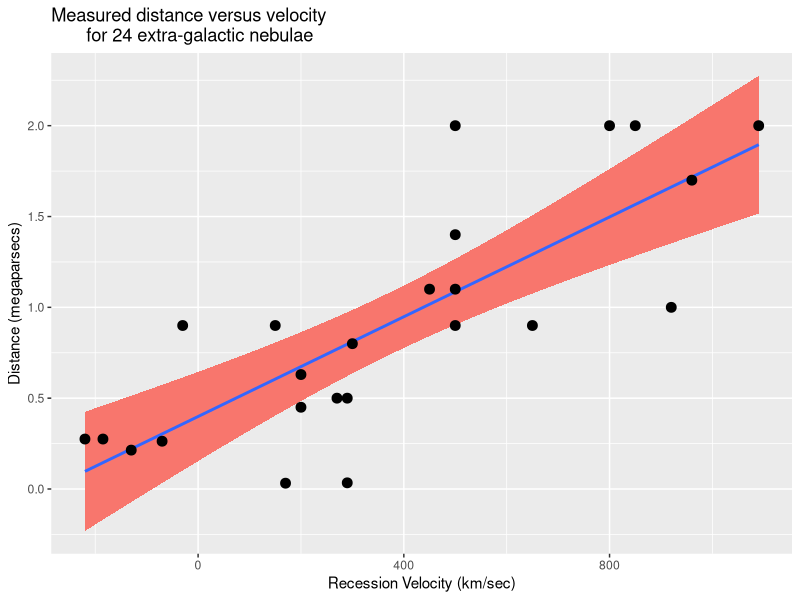

R code for this plot:
###############################################################################
# Hubble Example
###############################################################################

install.packages("ggplot2")
library(ggplot2)

object <- c("S.Mag.","L.Mag.","N.G.C. 6822","N.G.C. 598",
            "N.G.C. 221","N.G.C. 224","N.G.C. 5457","N.G.C. 4763",
            "N.G.C. 5194","N.G.C. 4449","N.G.C. 4214","N.G.C. 3031",
            "N.G.C. 3627","N.G.C. 4826","N.G.C. 5236","N.G.C. 1068",
            "N.G.C. 5055","N.G.C. 7331","N.G.C. 4258","N.G.C. 4151",
            "N.G.C. 4382","N.G.C. 4472","N.G.C. 4486","N.G.C. 4649")

distance <- c(0.032,0.034,0.214,0.263,0.275,0.275,0.45,0.5,
              0.5,0.63,0.8,0.9,0.9,0.9,0.9,1.0,1.1,1.1,
              1.4,1.7,2.0,2.0,2.0,2.0)

velocity <- c(170,290,-130,-70,-185,-220,200,290,270,
              200,300,-30,650,150,500,920,450,500,
              500,960,500,850,800,1090)

hubble <- data.frame(object,distance,velocity)

fit <- lm(hubble$distance~hubble$velocity)

hubble <- data.frame(hubble, predict(fit, interval = 'prediction'))

ggplot(hubble, aes(x = velocity, y = distance)) +
  geom_smooth(method = 'lm', aes(fill = 'confidence'),alpha = 1.0) +
  geom_point(colour = 'black', size = 3) +
  labs(x ="Recession Velocity (km/sec)",
       y ="Distance (megaparsecs)",
       title ="Measured distance versus velocity 
       for 24 extra-galactic nebulae") +
  theme(legend.position = "none")